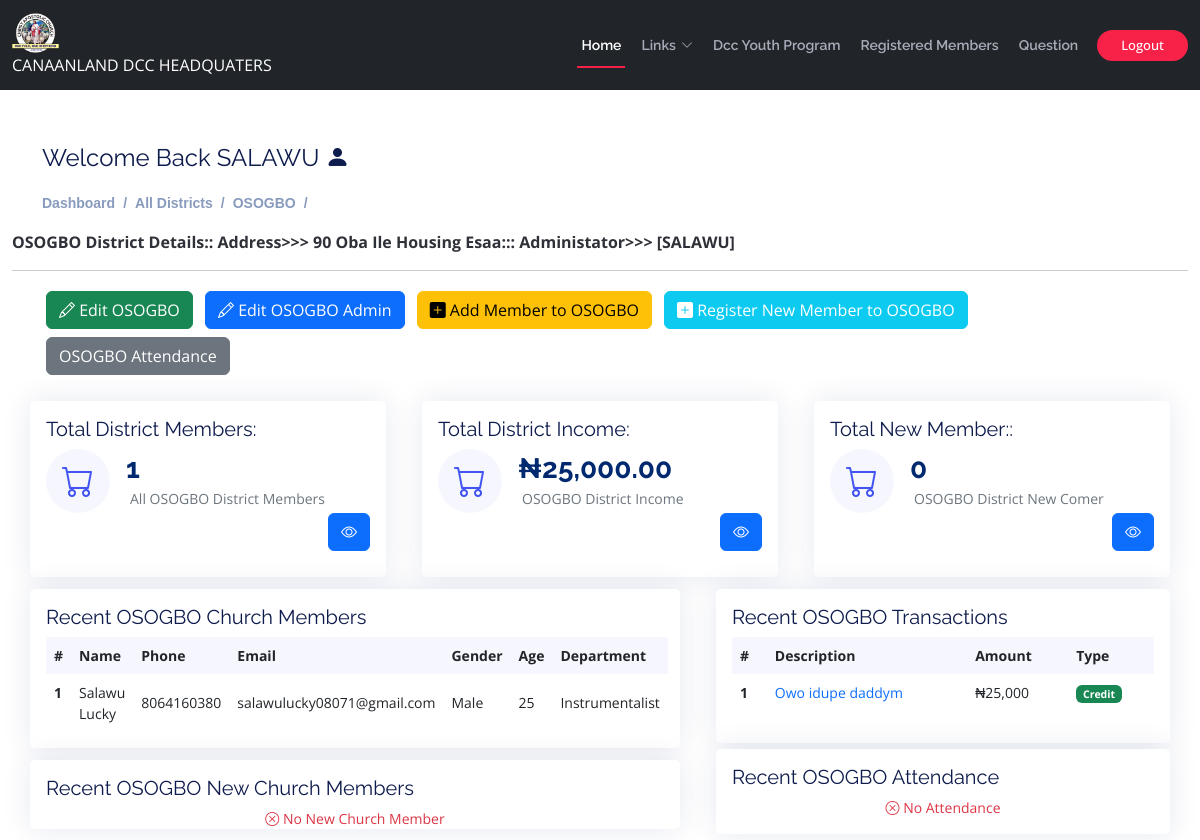
The page /admins/admin-disrict-details/3 (signed in) on the database its author committed.
### users/models.py (models this page shows, shortened)
class User(AbstractUser):
    username = None
    email = models.EmailField(max_length=150, unique=True, null=True, blank=True)
    phone = models.CharField(max_length=150,null=True, blank=True)
    district =models.ForeignKey(District,on_delete=models.SET_NULL,null=True, blank=True)
    objects=UserManager( )
    USERNAME_FIELD ='email'
    REQUIRED_FIELDS=['first_name','last_name']
    class Meta:
        ordering = ['-district']
        indexes = [
            models.Index(fields=['-district']),
        ]

class District(models.Model):
    name = models.CharField(max_length=500,unique=True, null=True,blank=True)
    address =models.CharField(max_length=1000,unique=True, null=True,blank=True)
    date = models.DateTimeField(auto_now_add=True,null=True)
    class Meta:
        ordering = ['name']
        indexes = [
            models.Index(fields=['name']),
        ]
    def __str__(self):
        return f"{self.name}"

### secretary/models.py (models this page shows, shortened)
class Income(models.Model):
    district = models.ForeignKey(District, on_delete=models.SET_NULL,null=True, blank=True)
    income = models.IntegerField(blank=True)
    class Meta:
        ordering = ['district']
        indexes = [
            models.Index(fields=['district']),
        ]

class Church_Member(models.Model):
    sex =(('Male', 'Male'),('Female', 'Female'),)
    district = models.ForeignKey(District,on_delete=models.SET_NULL,null=True, blank=True)
    name = models.CharField(max_length=200, blank=True,null=True)
    email = models.EmailField(max_length=200, null=True,blank=True)
    phone = models.IntegerField(null=True,blank=True)
    address= models.CharField(max_length=200, blank=True,null=True)
    gender = models.CharField(max_length=200, blank=True,null=True,choices=sex,default='Male')
    age = models.IntegerField(null=True,blank=True)
    country = models.CharField(max_length=200, blank=True,null=True, default='Nigeria')
    LGA= models.CharField(max_length=200, blank=True,null=True)
    department= models.ForeignKey(Department,blank=True, null=True, on_delete=models.CASCADE)
    date= models.DateTimeField(auto_now_add=True,null=True)
    class Meta:
        ordering = ['-date']
        indexes = [
            models.Index(fields=['-date']),
        ]

class Transaction(models.Model):
    type =(('Debit', 'Debit'),('Credit', 'Credit'))
    district = models.ForeignKey(District,on_delete=models.SET_NULL,null=True, blank=True)
    amount = models.IntegerField(blank=True)
    description = models.CharField(max_length=500, blank=True)
    type = models.CharField(max_length=500,default='Credit', choices=type)
    date = models.DateField(default=django.utils.timezone.now)
    class Meta:
        ordering = ['-date']
        indexes = [
            models.Index(fields=['-date']),
        ]

### administrator/models.py (models this page shows)
class Department(models.Model):
    name = models.CharField(max_length=200, null=True)
    class Meta:
        ordering = ['-name']
        indexes = [
            models.Index(fields=['-name']),
        ]
    def __str__(self):
        return self.name

### users/decorators.py (the view)
    def wrapper_function(request, *args, **kwargs):
        group= None
        if request.user.groups.exists():
            group = request.user.groups.all()[0].name
        if group != 'admin':
            return HttpResponse("You're not allow to view this page.")
        return view_func(request, *args,**kwargs)

### templates/adm/district-details.html (shortened to what this page needs)
{% extends 'main.html' %}
{% load static %}
{% load humanize %}
{% block content %}
<div class="pagetitle container">
  <h4>Welcome Back {{request.user.first_name}} <i class="bi bi-person-fill"></i></h4>
  <nav>
    <ol class="breadcrumb">
      <li class="breadcrumb-item"><a href="{% url 'admin-dashboard' %}">Dashboard</a></li>
      <li class="breadcrumb-item"><a href="{% url 'admin-district' %}">All Districts</a></li>
      <li class="breadcrumb-item">{{district}}</li>
      <li class="breadcrumb-item"></li>
    </ol>
  </nav>
</div>
<div class="container-fluid col-lg-12" data-aos="fade-up">
    <b><span>{{district.name}} District Details:: Address>>> {{district.address}}::: Administator>>> {% if district_user %}[{{district_user.first_name}}]{% else %}<span class='text-danger mt-4 font-weight-bolder'><i class="bi bi-x-circle"></i> No User for this District{% endif %}</span><hr></b>
    <div class="container">
        <a href="#" data-bs-toggle="modal" data-bs-target="#Editdistrict"><button class="btn m-1 btn-success"><i class="bi bi-pencil"></i> Edit {{district}}</button></a>
                        {% if district_user %}
                        <a href="#" data-bs-toggle="modal" data-bs-target="#EditAdmin"><button class="btn m-1 btn-primary"><i class="bi bi-pencil"></i> Edit {{district}} Admin</button></a>
                        {% else %}
                        <a href="#" data-bs-toggle="modal" data-bs-target="#AddAdmin"><button class="btn m-1 btn-secondary"><i class="bi bi-plus-square-fill"></i> Add Administator for {{district}}</button></a>
                        {% endif %}
                        <a href="#" data-bs-toggle="modal" data-bs-target="#AddMember"><button class="btn m-1 btn-warning"><i class="bi bi-plus-square-fill"></i> Add Member to {{district}}</button></a>
                        <a href="#" data-bs-toggle="modal" data-bs-target="#AddNewMember"><button class="btn m-1 btn-info text-white"><i class="bi bi-plus-square-fill"></i> Register New Member to {{district}}</button></a>
                        <a href="{% url 'district-attendance' district.pk %}"><button class="btn m-1 btn-secondary text-white">{{district}} Attendance</button></a>
                      </div>
    <section class="section dashboard mt-3 ">
        <div class="container-fluid">
        <div class="row">
              <div class="col-xxl-4 col-md-4">
                <div class="card car info-card sales-card">
                  <div class="card-body">
                    <h5 class="card-title">Total District Members:</h5>
                    <div class="d-flex align-items-center">
                      <div class="card-icon rounded-circle d-flex align-items-center justify-content-center">
                        <i class="bi bi-cart"></i>
                      </div>
                      <div class="ps-3">
                        <h6>{{district_member|length}}</h6>
                         <span class="text-muted small pt-2 ps-1">All {{district}} District Members</span>
                      </div>
                    </div>
                    <div class=" " style='float:right;'>
                      <a class='text-white btn btn-primary' href="{% url 'district-member' district.id %}" ><i class="bi bi-eye"></i></a>
                    </div>
                  </div>
                </div>
              </div>
              <div class="col-xxl-4 col-md-4">
                <div class="card car info-card sales-card">
                  <div class="card-body">
                    <h5 class="card-title">Total District Income:</h5>
                    <div class="d-flex align-items-center">
                      <div class="card-icon rounded-circle d-flex align-items-center justify-content-center">
                        <i class="bi bi-cart"></i>
                      </div>
                      <div class="ps-3">
                        <h6>₦{{district_income.income|intcomma}}.00</h6>
                         <span class="text-muted small pt-2 ps-1">{{district}} District Income</span>
                      </div>
                    </div>
                    <div class=" " style='float:right;'>
                      <a class='text-white btn btn-primary' href="{% url 'district-income' district.id %}" ><i class="bi bi-eye"></i></a>
                    </div>
                  </div>
                </div>
              </div>
              <div class="col-xxl-4 col-md-4">
                <div class="card car info-card sales-card">
                  <div class="card-body">
                    <h5 class="card-title">Total New Member::</h5>
                    <div class="d-flex align-items-center">
                      <div class="card-icon rounded-circle d-flex align-items-center justify-content-center">
                        <i class="bi bi-cart"></i>
                      </div>
                      <div class="ps-3">
                        <h6>{{district_new_member|length}}</h6>
                         <span class="text-muted small pt-2 ps-1">{{district}} District New Comer</span>
                    </div>
                    </div>
                    <div class=" " style='float:right;'>
                      <a class='text-white btn btn-primary' href="{% url 'district-new-member' district.id  %}" ><i class="bi bi-eye"></i></a>
                    </div>
                  </div>
                </div>
              </div>
        </div>
        <div class="row">
          <div class="col-lg-7 ">
            <div class="row ">
              <div class="col-12">
                <div class="card car top-selling overflow-auto">
                  <div class="card-body pb-0">
                    <h5 class="card-title">Recent {{district}} Church Members </h5>
                    {% if district_member %}
                    <table class="table table-borderless">
                      <thead>
                        <tr>
                          <th scope="col">#</th>
                          <th scope="col">Name</th>
                          <th scope="col">Phone</th>
                          <th scope="col">Email</th>
                          <th scope="col">Gender</th>
                          <th scope="col">Age</th>
                          <th scope="col">Department</th>
                        </tr>
                      </thead>
                      <tbody>
                        {% for i in district_member|slice:':6' %}
                        <tr>
                          <th scope="row">{{forloop.counter}}</th>
                          <td>{{i.name}}</td>
                          <td>{{i.phone}}</td>
                          <td>{{i.email}}</td>
                          <td>{{i.gender}}</td>
                          <td>{{i.age}}</td>
                          <td>{{i.department}}</td>
                        </tr>
                        {% endfor %}
                      </tbody>
                      {% else %}
                        <center class='text-danger font-weight-bolder'><i class="bi bi-x-circle"></i>  No Church Member </center>
                        {% endif %}
                    </table>
                  </div>
                </div>
              </div>
              <div class="col-12">
                <div class="card car top-selling overflow-auto">
                  <div class="card-body pb-0">
                    <h5 class="card-title">Recent {{district}} New Church Members </h5>
                    {% if district_new_member %}
                    <table class="table table-borderless">
                      <thead>
                        <tr>
                          <th scope="col">#</th>
                          <th scope="col">Name</th>
                          <th scope="col">Phone</th>
                          <th scope="col">Email</th>
                          <th scope="col">Gender</th>
                          <th scope="col">Age</th>
                        </tr>
                      </thead>
                      <tbody>
                        {% for i in district_new_member|slice:':6' %}
                        <tr>
                          <th scope="row">{{forloop.counter}}</th>
                          <td>{{i.name}}</td>
                          <td>{{i.phone}}</td>
                          <td>{{i.email}}</td>
                          <td>{{i.gender}}</td>
                          <td>{{i.age}}</td>
                        </tr>
                        {% endfor %}
                      </tbody>
                      {% else %}
                        <center class='text-danger font-weight-bolder'><i class="bi bi-x-circle"></i>  No New Church Member </center>
                        {% endif %}
                  </div>
                </div>
              </div>
            </div>
            </div>
          <div class="col-lg-5">
            <div class="col-12">
              <div class="card car recent-sales overflow-auto">
                <div class="card-body">
                  <h5 class="card-title">Recent {{district}} Transactions</h5>
                  {% if district_transaction %}
                  <table class="table table-borderless datatable">
                    <thead>
                      <tr>
                        <th scope="col">#</th>
                        <th scope="col">Description</th>
                        <th scope="col">Amount</th>
                        <th scope="col">Type</th>
                      </tr>
                    </thead>
                    <tbody>
                      {% for i in district_transaction|slice:':6' %}
                      <tr>
                        <th scope="row">{{forloop.counter}}</th>
                        <td><a href="" class="text-primary">{{i.description}}</a></td>
                        <td>₦{{i.amount|intcomma}}</td>
                        {% if i.type == 'Credit' %}
                        <td><span class="badge bg-success">Credit</span></td>
                        {% else %}
                        <td><span class="badge bg-danger">Debit</span></td>
                        {% endif %}
                      </tr>
                      {% endfor %}
                      {% else %}
                      <center class='text-danger font-weight-bolder'><i class="bi bi-x-circle"></i>  No Transaction </center>
                      {% endif %}
                    </tbody>
                  </table>
                </div>
              </div>
            </div>
            <div class="col-12">
              <div class="card car recent-sales overflow-auto">
                <div class="card-body">
                  <h5 class="card-title">Recent {{district}} Attendance</h5>
                  {% if district_attendance %}
                  <table class="table table-borderless datatable">
                    <thead>
                      <tr>
                        <th scope="col">#</th>
                        <th scope="col">District</th>
                        <th scope="col">Children Boy</th>
                        <th scope="col">Children Girl</th>
                        <th scope="col">Men</th>
                        <th scope="col">Women</th>
                        <th scope="col">Total</th>
                      </tr>
                    </thead>
                    <tbody>
                      {% for i in district_attendance|slice:':6' %}
                      <tr>
                        <th scope="row">{{forloop.counter}}</th>
                        <td>{{i.district}}</td>
                        <td>{{i.children_boy}}</td>
                        <td>{{i.children_girl}}</td>
                        <td>{{i.men}}</td>
                        <td>{{i.women}}</td>
                        <td>{{i.children_boy|add:i.children_girl|add:i.men|add:i.women}}</td>
                      </tr>
                      {% endfor %}
                      {% else %}
                      <center class='text-danger font-weight-bolder'><i class="bi bi-x-circle"></i>  No Attendance </center>
                      {% endif %}
                </div>
              </div>
            </div>
          </div>
        </div>
        </div>
</div>
{% endblock content %}

### rows shown on the page
User: user.first_name "SALAWU"
District: name "OSOGBO", address "90 Oba Ile Housing Esaa"
User: first_name "SALAWU"
Income: income "25,000"
Church_Member: name "Salawu Lucky", phone "8064160380", email "salawulucky08071@gmail.com", gender "Male", age "25", department "Instrumentalist"
Transaction: description "Owo idupe daddym", amount "25,000", type "Credit"

### other values the page prints
{{ district_member|length }} "1"
{{ district_new_member|length }} "0"
